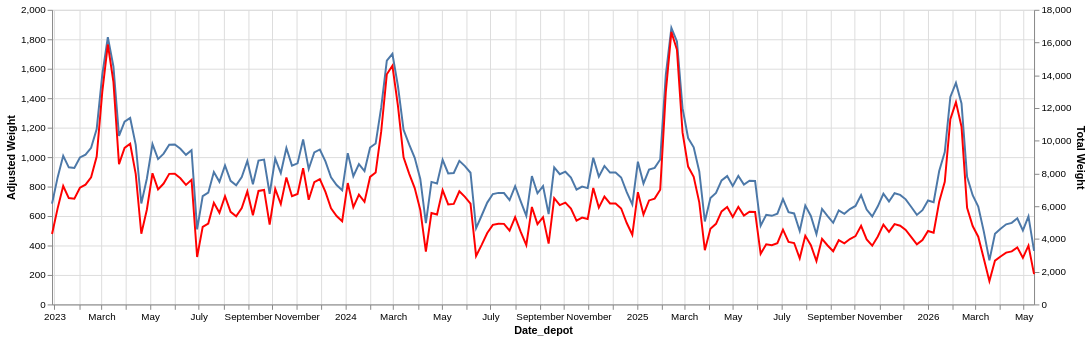

The notebook cell this image was saved under:
### Markdown cell above
transformation

### Code cell
df = base_df.with_columns(
    adjusted_total_weight=lib.auto_boxcox(
        base_df["total_weight"], "guerrero", hijri_year_weeks
    )
)
base_chart = alt.Chart(df).mark_line().encode(x="Date_depot").properties(width=1000)
chart = alt.layer(
    base_chart.encode(
        y=alt.Y(
            "adjusted_total_weight:Q",
            axis=alt.Axis(title="Adjusted Weight", orient="left"),
        )
    ),
    base_chart.encode(
        y=alt.Y(
            "total_weight:Q",
            axis=alt.Axis(title="Total Weight", orient="right"),
        ),
        color=alt.value("red"),
    ),
).resolve_scale(y="independent")
chart

### Figure 1 — Vega-Lite specification as saved in the notebook (floating-point values rounded to 4 significant figures; data arrays with more than 128 entries replaced by an {"elided": "..."} marker saying what was removed)
{"config": {"view": {"continuousWidth": 300, "continuousHeight": 300}}, "layer": [{"mark": {"type": "line"}, "encoding": {"x": {"field": "Date_depot", "type": "temporal"}, "y": {"axis": {"orient": "left", "title": "Adjusted Weight"}, "field": "adjusted_total_weight", "type": "quantitative"}}}, {"mark": {"type": "line"}, "encoding": {"color": {"value": "red"}, "x": {"field": "Date_depot", "type": "temporal"}, "y": {"axis": {"orient": "right", "title": "Total Weight"}, "field": "total_weight", "type": "quantitative"}}}], "data": {"name": "data-559f72684ca79c20058f693e3e72d59b"}, "resolve": {"scale": {"y": "independent"}}, "width": 1000, "$schema": "https://vega.github.io/schema/vega-lite/v6.4.1.json", "datasets": {"data-559f72684ca79c20058f693e3e72d59b": {"elided": "177 records"}}}
